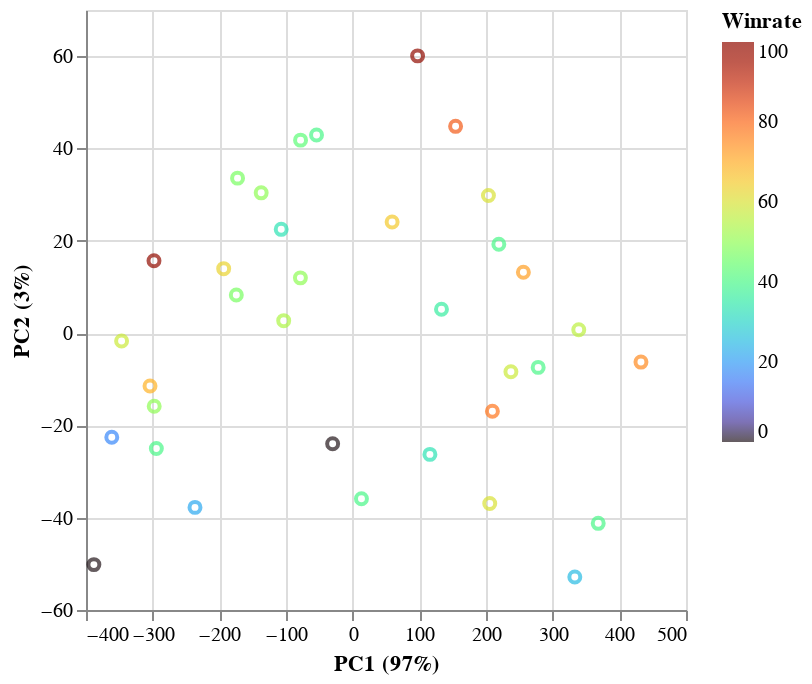

Notebook code cell kept with this figure:
### Code cell
#plt.scatter(x=to_plot2[:,0], y=to_plot2[:,1])
df_plot2=df_3.copy()
df_plot2['PC1']=to_plot2[:,0]
df_plot2['PC2']=to_plot2[:,1]

alt.Chart(df_plot2).mark_point().encode(
    x=alt.X('PC1',title='PC1 (97%)'),
    y=alt.X('PC2',title='PC2 (3%)'),
    tooltip=['Champion','Winrate','Picks','Bans','GPM','DPM','CSM'],
    color=alt.Color('Winrate', scale=alt.Scale(scheme='turbo'))
)

### Figure 1 — Vega-Lite specification as saved in the notebook (floating-point values rounded to 4 significant figures)
{"config": {"view": {"continuousWidth": 300, "continuousHeight": 300}}, "data": {"name": "data-006ab3aabe77052de5dfef44d6beb7f2"}, "mark": {"type": "point"}, "encoding": {"color": {"field": "Winrate", "scale": {"scheme": "turbo"}, "type": "quantitative"}, "tooltip": [{"field": "Champion", "type": "nominal"}, {"field": "Winrate", "type": "quantitative"}, {"field": "Picks", "type": "quantitative"}, {"field": "Bans", "type": "quantitative"}, {"field": "GPM", "type": "quantitative"}, {"field": "DPM", "type": "quantitative"}, {"field": "CSM", "type": "quantitative"}], "x": {"field": "PC1", "title": "PC1 (97%)", "type": "quantitative"}, "y": {"field": "PC2", "title": "PC2 (3%)", "type": "quantitative"}}, "$schema": "https://vega.github.io/schema/vega-lite/v5.20.1.json", "datasets": {"data-006ab3aabe77052de5dfef44d6beb7f2": [{"Champion": " Aurora", "Picks": 9, "Bans": 30, "Winrate": 78.0, "CSM": 7.9, "DPM": 678.0, "GPM": 402.0, "PC1": 209.6, "PC2": -16.95}, {"Champion": " Yone", "Picks": 18, "Bans": 19, "Winrate": 72.0, "CSM": 9.6, "DPM": 711.0, "GPM": 451.0, "PC1": 256.1, "PC2": 13.17}, {"Champion": " Rell", "Picks": 26, "Bans": 5, "Winrate": 58.0, "CSM": 1.0, "DPM": 144.0, "GPM": 247.0, "PC1": -346.6, "PC2": -1.702}, {"Champion": " Jax", "Picks": 15, "Bans": 15, "Winrate": 40.0, "CSM": 7.8, "DPM": 403.0, "GPM": 396.0, "PC1": -54.22, "PC2": 42.91}, {"Champion": " Skarner", "Picks": 13, "Bans": 17, "Winrate": 54.0, "CSM": 5.8, "DPM": 372.0, "GPM": 332.0, "PC1": -103.4, "PC2": 2.693}, {"Champion": " Ziggs", "Picks": 5, "Bans": 24, "Winrate": 40.0, "CSM": 9.7, "DPM": 735.0, "GPM": 451.0, "PC1": 278.3, "PC2": -7.436}, {"Champion": " Ashe", "Picks": 5, "Bans": 23, "Winrate": 60.0, "CSM": 9.7, "DPM": 654.0, "GPM": 457.0, "PC1": 203.7, "PC2": 29.81}, {"Champion": " Gnar", "Picks": 17, "Bans": 11, "Winrate": 65.0, "CSM": 8.0, "DPM": 520.0, "GPM": 402.0, "PC1": 59.19, "PC2": 24.08}, {"Champion": " Kaisa", "Picks": 18, "Bans": 10, "Winrate": 56.0, "CSM": 10.0, "DPM": 792.0, "GPM": 472.0, "PC1": 339.2, "PC2": 0.7122}, {"Champion": " Poppy", "Picks": 9, "Bans": 17, "Winrate": 22.0, "CSM": 2.6, "DPM": 256.0, "GPM": 261.0, "PC1": -236.5, "PC2": -37.77}, {"Champion": " Kalista", "Picks": 11, "Bans": 15, "Winrate": 82.0, "CSM": 9.1, "DPM": 605.0, "GPM": 447.0, "PC1": 154.4, "PC2": 44.79}, {"Champion": " Vi", "Picks": 15, "Bans": 9, "Winrate": 47.0, "CSM": 6.1, "DPM": 295.0, "GPM": 345.0, "PC1": -172.7, "PC2": 33.57}, {"Champion": " Jhin", "Picks": 14, "Bans": 9, "Winrate": 36.0, "CSM": 9.6, "DPM": 593.0, "GPM": 419.0, "PC1": 133.2, "PC2": 5.172}, {"Champion": " Rumble", "Picks": 10, "Bans": 12, "Winrate": 60.0, "CSM": 7.6, "DPM": 679.0, "GPM": 388.0, "PC1": 205.6, "PC2": -36.93}, {"Champion": " Leona", "Picks": 16, "Bans": 5, "Winrate": 69.0, "CSM": 1.1, "DPM": 189.0, "GPM": 246.0, "PC1": -304.0, "PC2": -11.47}, {"Champion": " Sejuani", "Picks": 15, "Bans": 6, "Winrate": 47.0, "CSM": 5.5, "DPM": 302.0, "GPM": 318.0, "PC1": -174.5, "PC2": 8.24}, {"Champion": " Orianna", "Picks": 9, "Bans": 11, "Winrate": 33.0, "CSM": 8.1, "DPM": 587.0, "GPM": 382.0, "PC1": 115.9, "PC2": -26.29}, {"Champion": " Renekton", "Picks": 7, "Bans": 13, "Winrate": 43.0, "CSM": 8.1, "DPM": 381.0, "GPM": 386.0, "PC1": -78.18, "PC2": 41.8}, {"Champion": " Smolder", "Picks": 12, "Bans": 7, "Winrate": 25.0, "CSM": 9.7, "DPM": 801.0, "GPM": 428.0, "PC1": 333.2, "PC2": -52.84}, {"Champion": " Ahri", "Picks": 12, "Bans": 4, "Winrate": 58.0, "CSM": 8.6, "DPM": 699.0, "GPM": 429.0, "PC1": 237.4, "PC2": -8.375}, {"Champion": " Ezreal", "Picks": 5, "Bans": 11, "Winrate": 40.0, "CSM": 10.0, "DPM": 832.0, "GPM": 445.0, "PC1": 368.3, "PC2": -41.23}, {"Champion": " Renata Glasc", "Picks": 6, "Bans": 10, "Winrate": 50.0, "CSM": 1.2, "DPM": 194.0, "GPM": 252.0, "PC1": -297.7, "PC2": -15.86}, {"Champion": " Maokai", "Picks": 8, "Bans": 6, "Winrate": 63.0, "CSM": 5.1, "DPM": 284.0, "GPM": 311.0, "PC1": -193.5, "PC2": 13.96}, {"Champion": " Nocturne", "Picks": 10, "Bans": 4, "Winrate": 50.0, "CSM": 6.5, "DPM": 330.0, "GPM": 352.0, "PC1": -137.2, "PC2": 30.38}, {"Champion": " Xayah", "Picks": 5, "Bans": 7, "Winrate": 40.0, "CSM": 10.4, "DPM": 670.0, "GPM": 460.0, "PC1": 219.3, "PC2": 19.25}, {"Champion": " Rakan", "Picks": 6, "Bans": 6, "Winrate": 17.0, "CSM": 1.3, "DPM": 132.0, "GPM": 239.0, "PC1": -361.3, "PC2": -22.56}, {"Champion": " Alistar", "Picks": 5, "Bans": 6, "Winrate": 0.0, "CSM": 1.1, "DPM": 114.0, "GPM": 209.0, "PC1": -388.2, "PC2": -50.16}, {"Champion": " KSante", "Picks": 6, "Bans": 5, "Winrate": 33.0, "CSM": 7.1, "DPM": 359.0, "GPM": 361.0, "PC1": -107.2, "PC2": 22.47}, {"Champion": " Nautilus", "Picks": 5, "Bans": 3, "Winrate": 40.0, "CSM": 1.2, "DPM": 199.0, "GPM": 248.0, "PC1": -294.5, "PC2": -25.02}, {"Champion": " Akali", "Picks": 5, "Bans": 2, "Winrate": 0.0, "CSM": 8.2, "DPM": 444.0, "GPM": 352.0, "PC1": -30.04, "PC2": -23.96}, {"Champion": " Braum", "Picks": 4, "Bans": 3, "Winrate": 100.0, "CSM": 1.1, "DPM": 189.0, "GPM": 263.0, "PC1": -298.0, "PC2": 15.69}, {"Champion": " Neeko", "Picks": 5, "Bans": 2, "Winrate": 40.0, "CSM": 5.3, "DPM": 494.0, "GPM": 336.0, "PC1": 13.18, "PC2": -35.9}, {"Champion": " Miss Fortune", "Picks": 4, "Bans": 1, "Winrate": 75.0, "CSM": 9.7, "DPM": 885.0, "GPM": 487.0, "PC1": 432.4, "PC2": -6.287}, {"Champion": " Wukong", "Picks": 4, "Bans": 1, "Winrate": 50.0, "CSM": 5.9, "DPM": 392.0, "GPM": 352.0, "PC1": -78.41, "PC2": 11.96}, {"Champion": " Sylas", "Picks": 4, "Bans": 1, "Winrate": 100.0, "CSM": 8.5, "DPM": 548.0, "GPM": 437.0, "PC1": 97.39, "PC2": 60.06}]}}
